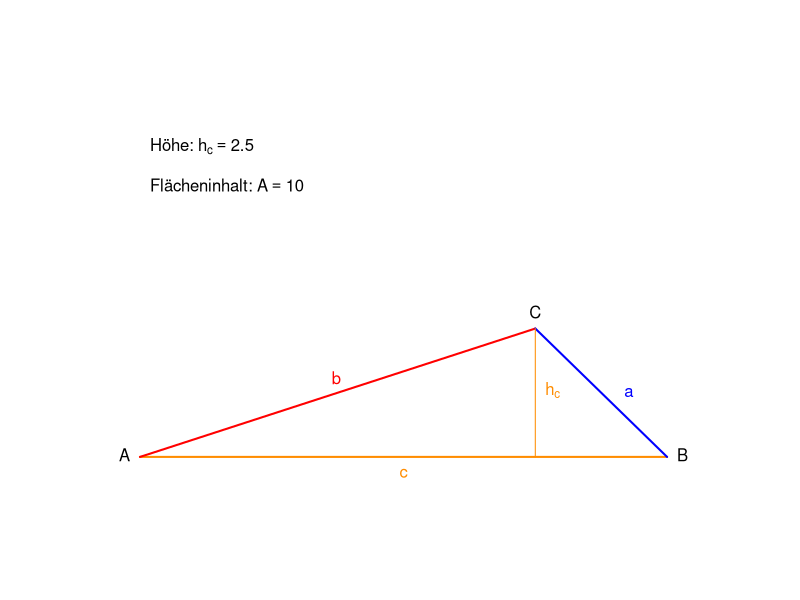
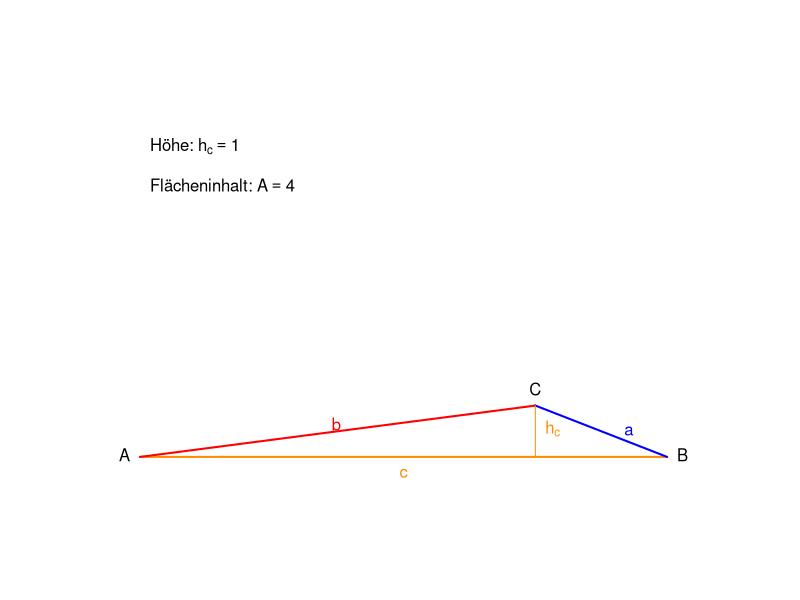
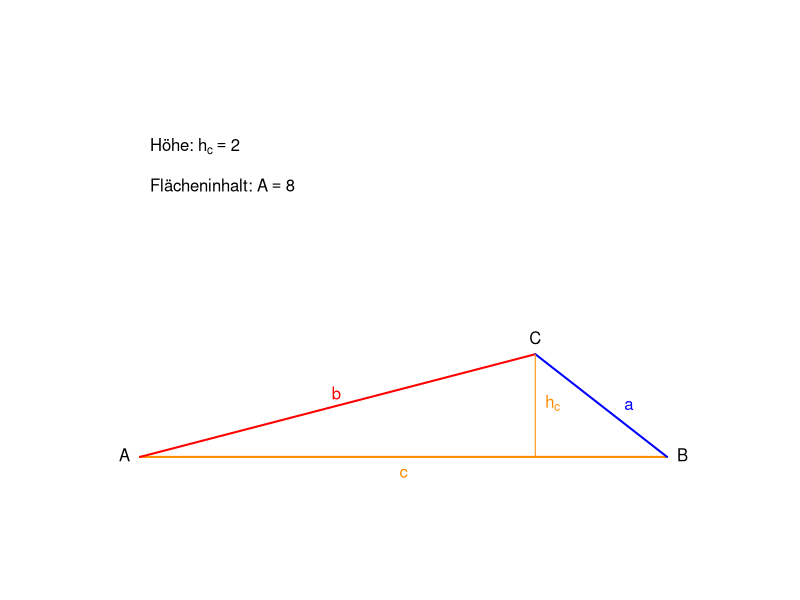
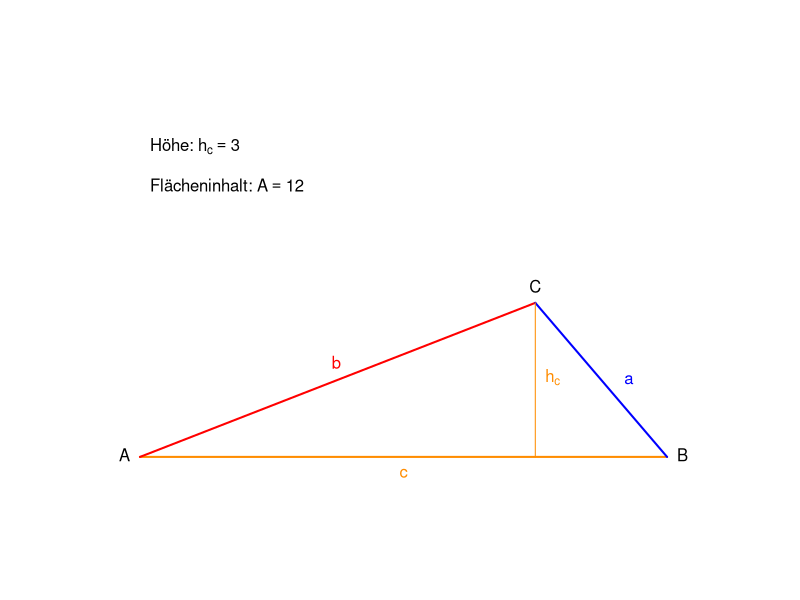
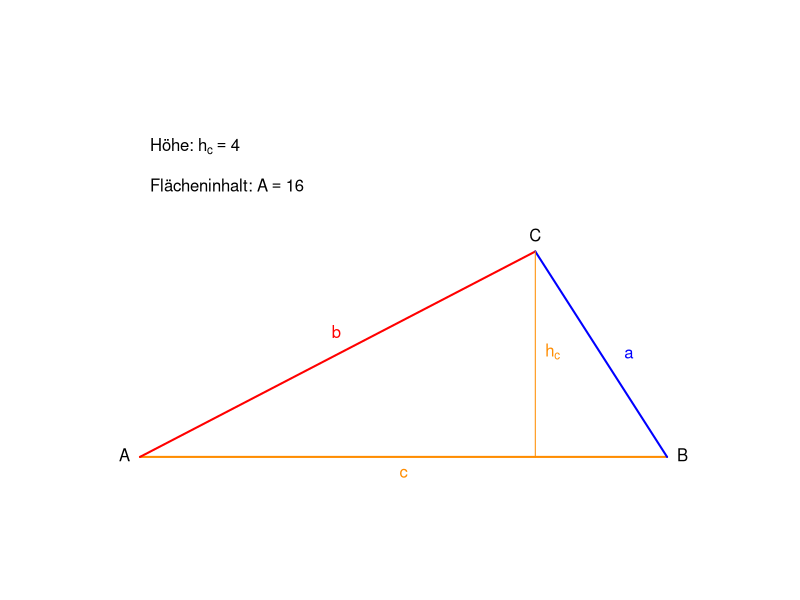
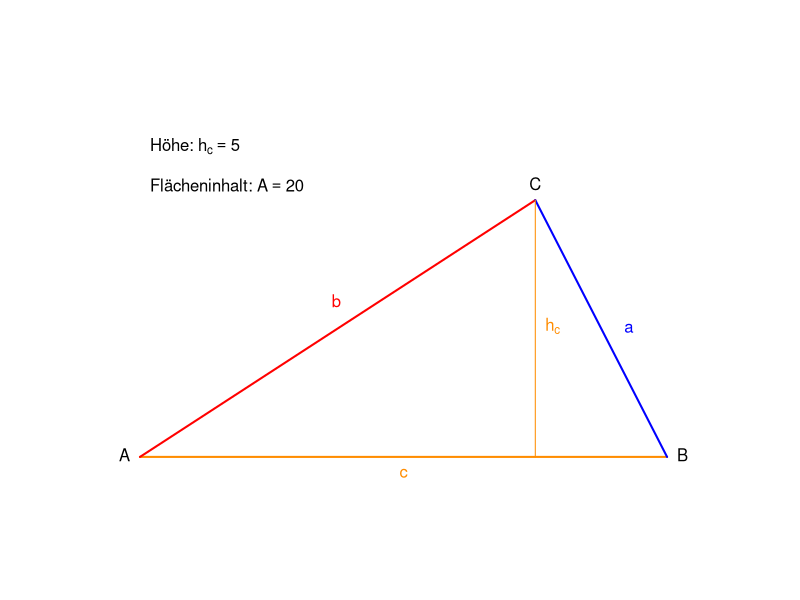
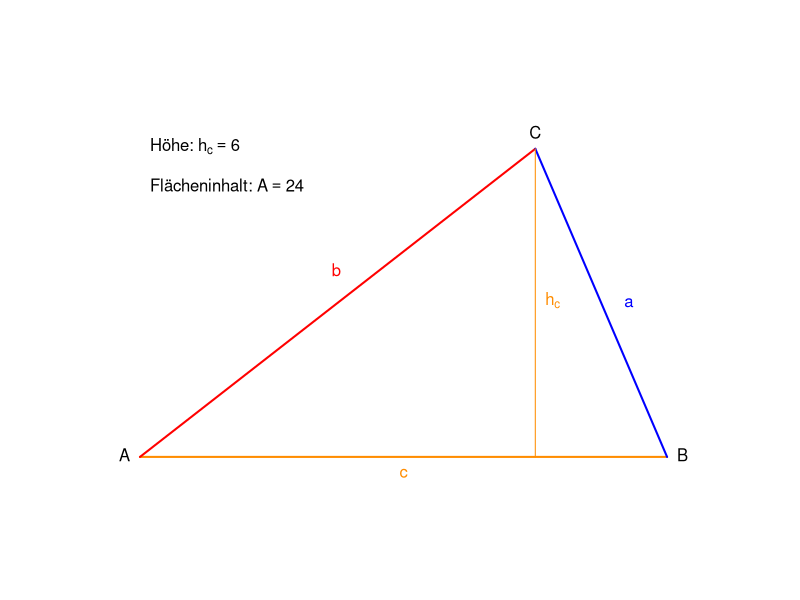
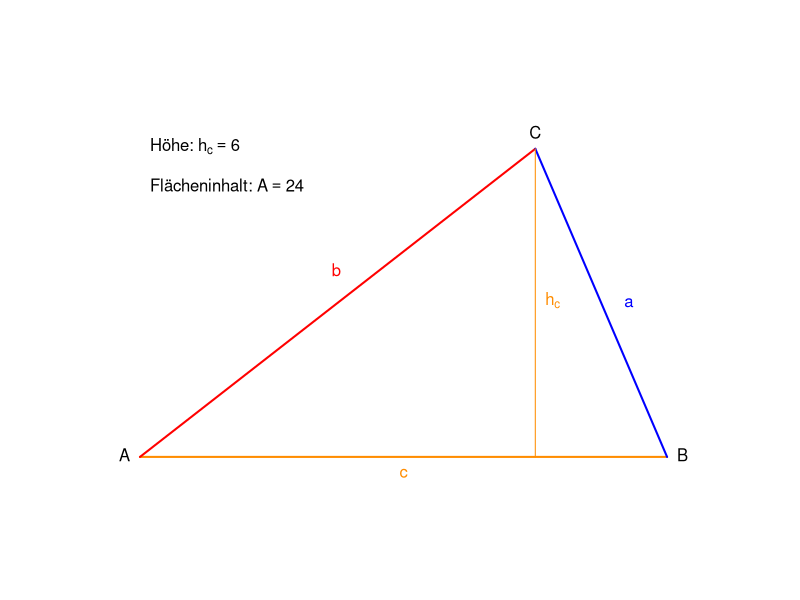

These figures' R source, in order:
## ---- chunk 1
knitr::opts_chunk$set(echo = TRUE)
## ---- chunk 2
B <- c(8,0); C <- c(6,2.5)
meinDreieck<-function(A=c(0,0), B=B, C=C, Cy_max=6){
plot(x = c(A[1],B[1]),y = c(A[2],B[2]),type="l",xlim=c(-0.5,B[1]+1),ylim=c(-0.5,Cy_max + 1), axes=F,col="darkorange",lwd=2,xlab = "",ylab="")
lines(x = c(A[1],C[1]),y = c(A[2],C[2]), col="red", lwd=2)
lines(x = c(B[1],C[1]),y = c(B[2],C[2]), col="blue", lwd=2)
lines(x=c(6,6), y=c(0,C[2]), col="darkorange", lwd=1)
text(A[1], A[2], labels = "A", pos = 2)
text(B[1], B[2], labels = "B", pos = 4)
text(C[1], C[2], labels = "C", pos = 3)
text(x=7.2, y= C[2]*0.5, labels = "a", col = "blue", pos = 4)
text(x=3.2, y= C[2]*0.6, labels = "b", col = "red",pos = 2)
text(x=4, y=0, labels = "c", col="darkorange", pos = 1)
text(x= 6 , y=C[2]/2 , labels = expression(h[c]), col="darkorange", pos = 4)
fl <- round(0.5*(B[1]-A[1])*C[2],2)
text(x = 0, y = Cy_max,      labels = bquote("Höhe:"~h[c]==.(round(C[2],2))), pos=4)
text(x = 0, y = Cy_max-0.75, labels = bquote("Flächeninhalt:"~A==.(fl)),pos=4)
}
meinDreieck(B = c(8,0), C = c(6,2.5))
## ---- chunk 3
xxd <- c(1,2,3,4,5,6)
xxd <- c(xxd,rev(xxd))
for(i in 1:length(xxd)){
  meinDreieck(B = c(8,0), C = c(6,xxd[i]))
}
